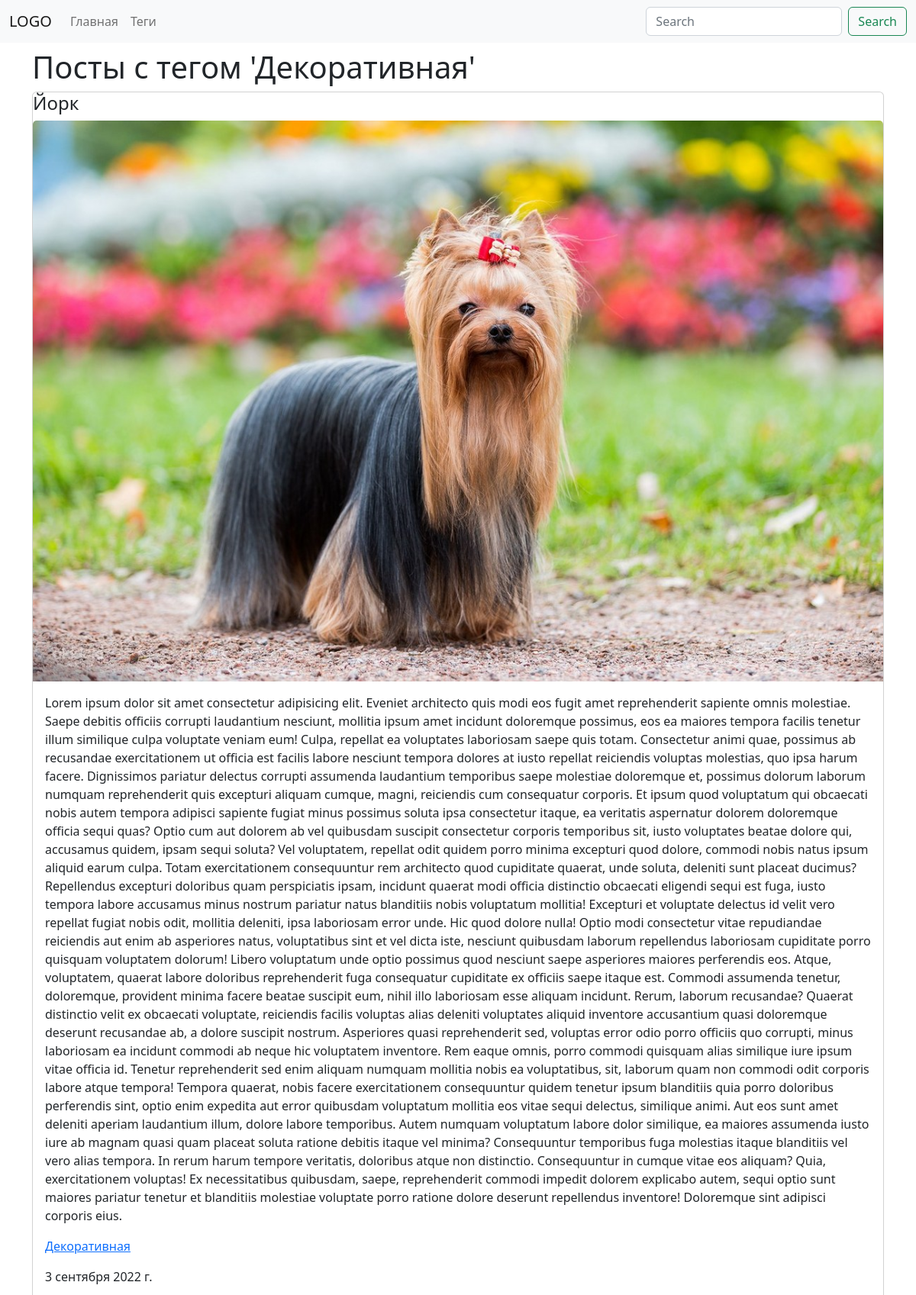
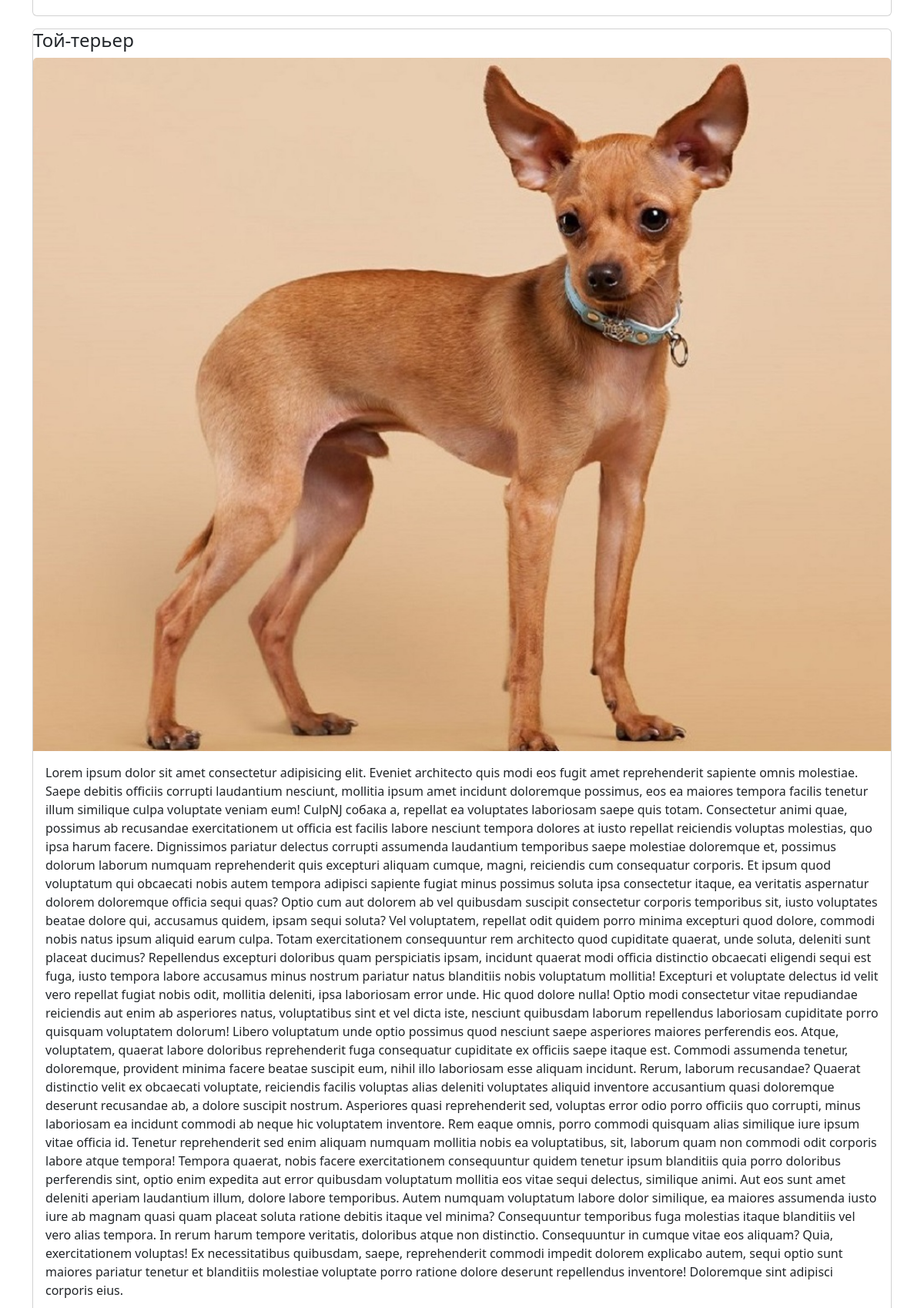
/tags/3/ (upper part), run on the app's committed database (2 pictures, top to bottom).
### blog/models.py (models this page shows, shortened)
class Tag(models.Model):
    title = models.CharField(max_length=150,db_index=True)
    slug = models.SlugField(max_length=150,unique=True)
    def get_absolute_url(self):
        return reverse("tag_detail_url", kwargs={"slug": self.slug})

class Post(models.Model):
    title = models.CharField(max_length=150,db_index=True)
    slug = models.SlugField(max_length=150,unique=True)
    body = models.TextField(db_index=True,blank=True)
    date_pub = models.DateField(auto_now_add=True)
    tags = models.ManyToManyField('Tag',blank=True,related_name='posts')
    image = models.ImageField(upload_to='images/',default='images/defolt.png')
    def get_absolute_url(self):
        return reverse("post_detail_url", kwargs={"slug": self.slug})
    class Meta:
        ordering = ['-date_pub']

### blog/views.py (the view)
# urls.py: path('tags/<str:slug>/', tag_detail, name="tag_detail_url")
def tag_detail(request,slug):
    tag = Tag.objects.get(slug__iexact = slug)
    return render(request,'blog/tag_detail.html',context={'tag':tag})

### blog/templates/blog/tag_detail.html (shortened to what this page needs)
{% extends 'blog/base_blog.html' %}
{% block content %}
<h1>Посты с тегом '{{tag.title}}'</h1>
  {% for post in tag.posts.all %}
  {% include 'blog/includes/card_template.html' %}
  {% endfor %}
{% endblock %}

### blog/templates/blog/includes/card_template.html
<div class="card mb-3">
      <h4 class="card-title"> {{post.title}}</h4>
      <a href="{{post.get_absolute_url}}"><img src='{{post.image.url}}' class="card-img-top" alt="..."></a>
      <div class="card-body">
        <p class="card-text"> {{post.body}} </p>
        <p class="card-text">
          {% for tag in post.tags.all %}
          <a href="{{tag.get_absolute_url}}"> {{tag.title}} </a>
          {% endfor %}
        </p>
        <p> {{post.date_pub}} </p>
      </div>
    </div>

### data on the page
Tag: title "Декоративная"
Post: title "Йорк", image (picture), body "Lorem ipsum dolor sit amet consectetur adipisicing elit. Eveniet architecto quis modi eos fugit amet reprehenderit sapiente omnis molestiae. Saepe debitis officiis corrupti laudantium nesciunt, mollitia ipsum amet incidunt doloremque possimus, eos ea maiores tempora facilis tenetur illum similique culpa voluptate veniam eum! Culpa, repellat ea voluptates laboriosam saepe quis totam. Consectetur animi quae, possimus ab recusandae exercitationem ut officia est facilis labore nesciunt tempora dolores at iusto repellat reiciendis voluptas molestias, quo ipsa harum facere. Dignissimos pariatur delectus corrupti assumenda laudantium temporibus saepe molestiae doloremque et, possimus dolorum…", date_pub "3 сентября 2022 г."
Post: title "Той-терьер", image (picture), body "Lorem ipsum dolor sit amet consectetur adipisicing elit. Eveniet architecto quis modi eos fugit amet reprehenderit sapiente omnis molestiae. Saepe debitis officiis corrupti laudantium nesciunt, mollitia ipsum amet incidunt doloremque possimus, eos ea maiores tempora facilis tenetur illum similique culpa voluptate veniam eum! CulpNJ собака a, repellat ea voluptates laboriosam saepe quis totam. Consectetur animi quae, possimus ab recusandae exercitationem ut officia est facilis labore nesciunt tempora dolores at iusto repellat reiciendis voluptas molestias, quo ipsa harum facere. Dignissimos pariatur delectus corrupti assumenda laudantium temporibus saepe molestiae doloremque et, possimus…"
